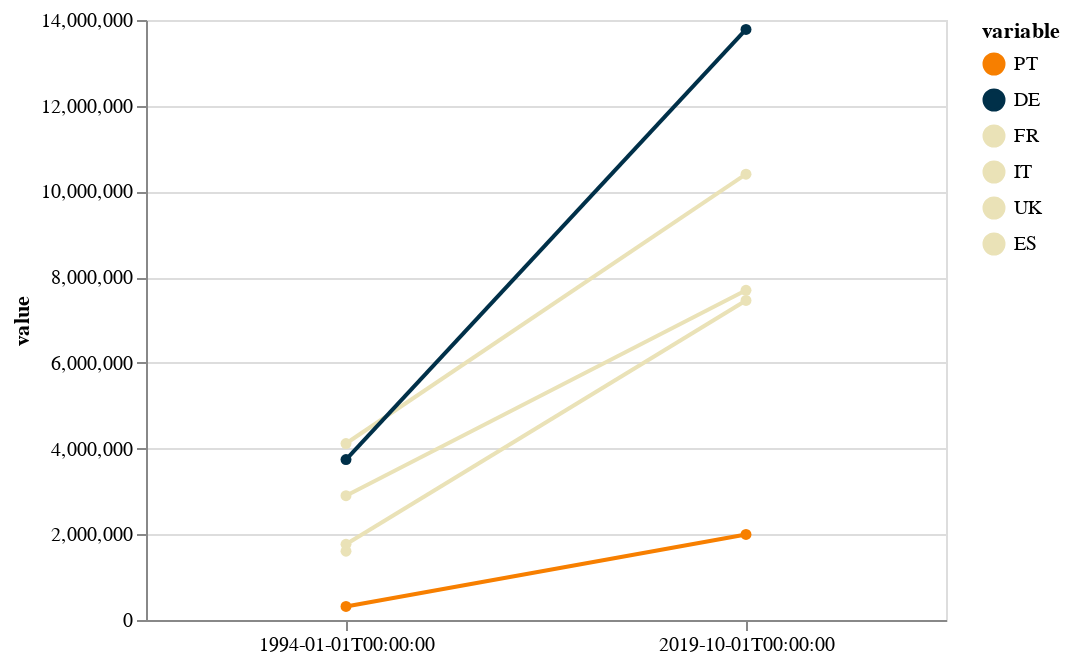

The notebook cell saved with this chart:
### Markdown cell above
Select two countries, leave the others for context

### Code cell
alt.Chart(df4).mark_line(point=alt.OverlayMarkDef()).encode(
    x = alt.X('Date:O', title='', axis=alt.Axis(labelAngle=0)),
    y = 'value:Q',
    color=alt.Color('variable:N', scale=alt.Scale(range=['#F77F00','#003049','#EAE2B7', '#EAE2B7', '#EAE2B7', '#EAE2B7'], domain=['PT', 'DE','FR', 'IT','UK', 'ES']))
).properties(width=400)

### Figure 1 — Vega-Lite specification as saved in the notebook (floating-point values rounded to 4 significant figures)
{"config": {"view": {"continuousWidth": 400, "continuousHeight": 300}}, "data": {"name": "data-01aa947b889669fc40d240c007711762"}, "mark": {"type": "line", "point": {}}, "encoding": {"color": {"field": "variable", "scale": {"domain": ["PT", "DE", "FR", "IT", "UK", "ES"], "range": ["#F77F00", "#003049", "#EAE2B7", "#EAE2B7", "#EAE2B7", "#EAE2B7"]}, "type": "nominal"}, "x": {"axis": {"labelAngle": 0}, "field": "Date", "title": "", "type": "ordinal"}, "y": {"field": "value", "type": "quantitative"}}, "width": 400, "$schema": "https://vega.github.io/schema/vega-lite/v4.17.0.json", "datasets": {"data-01aa947b889669fc40d240c007711762": [{"Date": "1994-01-01T00:00:00", "variable": "IT", "value": 2900000.0}, {"Date": "2019-10-01T00:00:00", "variable": "IT", "value": 7692000.0}, {"Date": "1994-01-01T00:00:00", "variable": "FR", "value": 4118000.0}, {"Date": "2019-10-01T00:00:00", "variable": "FR", "value": 10400000.0}, {"Date": "1994-01-01T00:00:00", "variable": "DE", "value": 3743000.0}, {"Date": "2019-10-01T00:00:00", "variable": "DE", "value": 13780000.0}, {"Date": "1994-01-01T00:00:00", "variable": "PT", "value": 315700.0}, {"Date": "2019-10-01T00:00:00", "variable": "PT", "value": 1996000.0}, {"Date": "1994-01-01T00:00:00", "variable": "ES", "value": 1605000.0}, {"Date": "2019-10-01T00:00:00", "variable": "ES", "value": null}, {"Date": "1994-01-01T00:00:00", "variable": "UK", "value": 1767000.0}, {"Date": "2019-10-01T00:00:00", "variable": "UK", "value": 7456000.0}]}}
